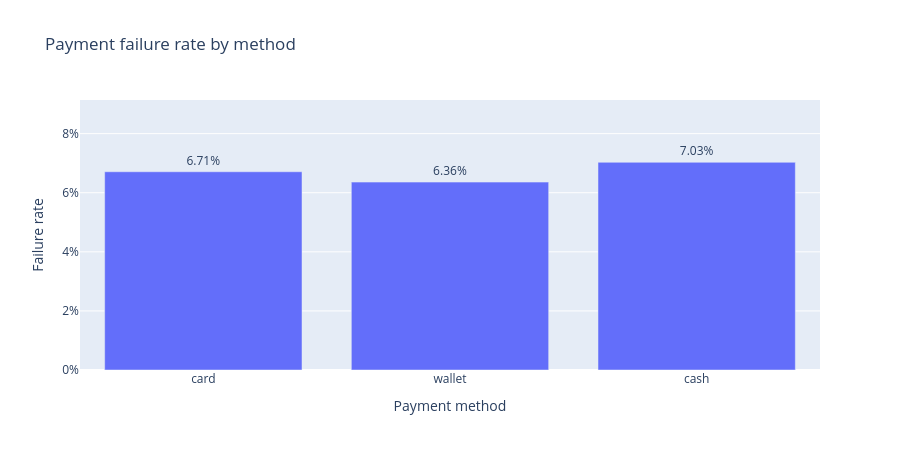

Notebook code cell kept with this figure:
### Markdown cell above
## 7.  Visualizations

### 7.1 Payment failure rate by method & top campaigns by revenue

### Code cell
# Chart 1: Payment failure rate by method (Finance)
import warnings
warnings.filterwarnings("ignore")

failure_pd = failure_by_method.toPandas()
fig1 = px.bar(
    failure_pd, x="method", y="failure_rate",
    title="Payment failure rate by method",
    labels={"failure_rate": "Failure rate", "method": "Payment method"},
    text="failure_rate",
)
fig1.update_traces(texttemplate="%{text:.2%}", textposition="outside")
fig1.update_layout(
    yaxis_tickformat=".0%",
    yaxis_range=[0, failure_pd["failure_rate"].max() * 1.3],
    height=450,
)
fig1.show()

### Figure 1 — Plotly figure (JSON) as saved in the notebook; plotly's stock layout.template omitted (floating-point values rounded to 4 significant figures)
{"data": [{"alignmentgroup": "True", "hovertemplate": "Payment method=%{x}<br>Failure rate=%{text}<extra></extra>", "legendgroup": "", "marker": {"color": "#636efa", "pattern": {"shape": ""}}, "name": "", "offsetgroup": "", "orientation": "v", "showlegend": false, "text": [0.0671, 0.0636, 0.0703], "textposition": "outside", "x": ["card", "wallet", "cash"], "xaxis": "x", "y": [0.0671, 0.0636, 0.0703], "yaxis": "y", "type": "bar", "texttemplate": "%{text:.2%}"}], "layout": {"xaxis": {"anchor": "y", "domain": [0.0, 1.0], "title": {"text": "Payment method"}}, "yaxis": {"anchor": "x", "domain": [0.0, 1.0], "title": {"text": "Failure rate"}, "tickformat": ".0%", "range": [0, 0.09139]}, "legend": {"tracegroupgap": 0}, "title": {"text": "Payment failure rate by method"}, "barmode": "relative", "height": 450}}
